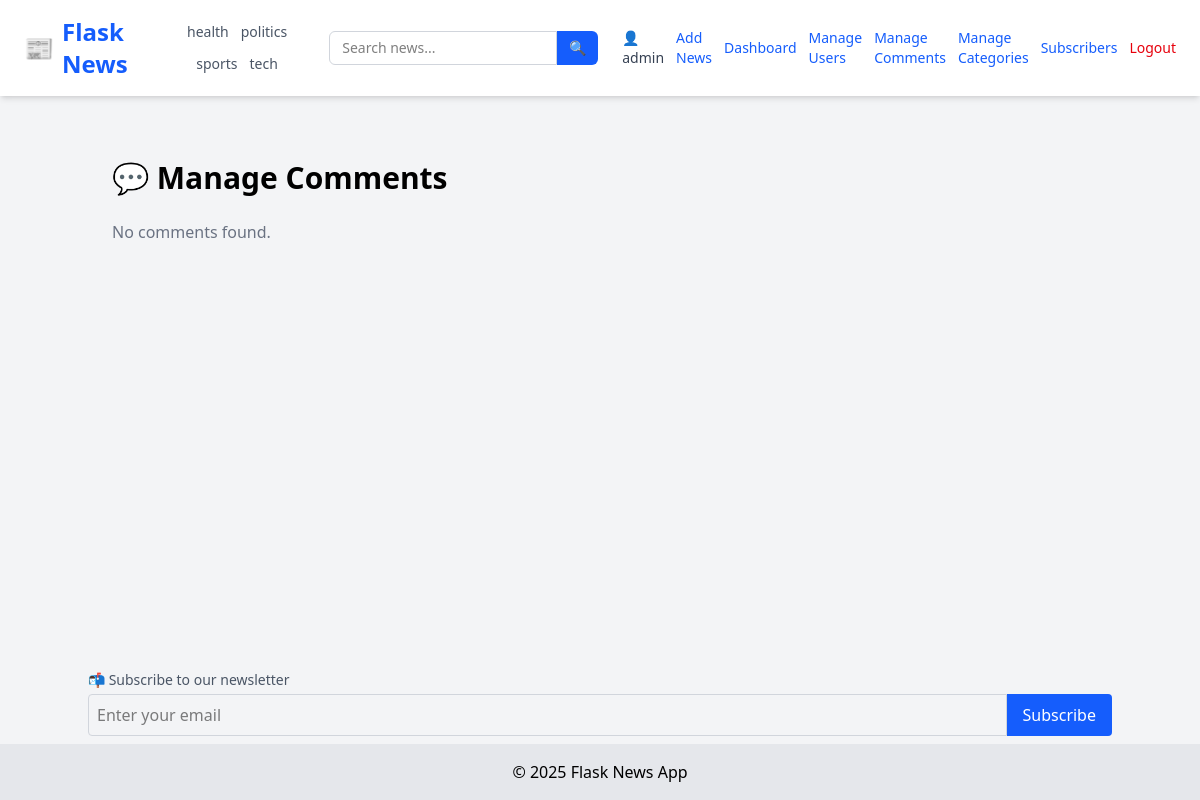
The app's page /admin/manage-comments (signed in), older data.
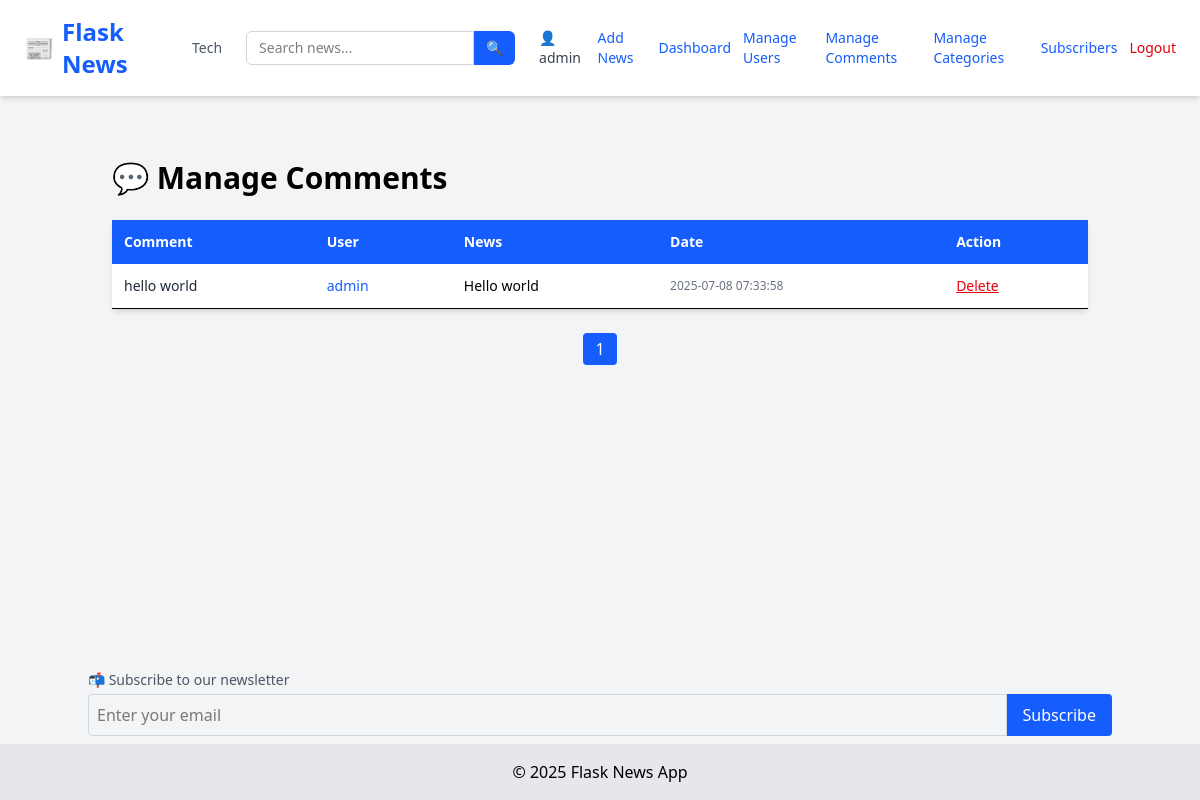
The same page, newer data.
### tables this page shows
CREATE TABLE categories (
            id INTEGER PRIMARY KEY AUTOINCREMENT,
            name TEXT UNIQUE NOT NULL
        );

CREATE TABLE comments (
            id INTEGER PRIMARY KEY AUTOINCREMENT,
            content TEXT,
            created_at TEXT,
            user_id INTEGER,
            news_id INTEGER,
            FOREIGN KEY(user_id) REFERENCES users(id),
            FOREIGN KEY(news_id) REFERENCES news(id)
        );

CREATE TABLE users (
            id INTEGER PRIMARY KEY AUTOINCREMENT,
            username TEXT NOT NULL,
            email TEXT UNIQUE NOT NULL,
            password TEXT NOT NULL,
            role TEXT DEFAULT 'user'
        );

CREATE TABLE news (
            id INTEGER PRIMARY KEY AUTOINCREMENT,
            title TEXT,
            content TEXT,
            image TEXT,
            author_id INTEGER,
            category_id INTEGER,
            view_count INTEGER DEFAULT 0,
            FOREIGN KEY(author_id) REFERENCES users(id),
            FOREIGN KEY(category_id) REFERENCES categories(id)
        );

### app/admin_routes.py (the view)
@admin.route('/admin/manage-comments')
@login_required
@admin_only
def manage_comments():
    page = int(request.args.get('page', 1))
    per_page = 10
    offset = (page - 1) * per_page
    conn = sqlite3.connect(current_app.config['DATABASE'])
    c = conn.cursor()
    c.execute("""
        SELECT comments.id, comments.content, comments.created_at, users.username, news.title
        FROM comments
        JOIN users ON comments.user_id = users.id
        JOIN news ON comments.news_id = news.id
        ORDER BY comments.created_at DESC
        LIMIT ? OFFSET ?
    """, (per_page, offset))
    comments = c.fetchall()
    c.execute("SELECT COUNT(*) FROM comments")
    total_comments = c.fetchone()[0]
    conn.close()
    total_pages = (total_comments + per_page - 1) // per_page
    return render_template(
        'admin/comments.html',
        comments=comments,
        page=page,
        total_pages=total_pages
    )

### app/__init__.py (called while the page is built)
def create_app():
    app = Flask(__name__, instance_relative_config=True)
    app.config.from_object('config.Config')
    from app.routes import main
    app.register_blueprint(main)
    from app.admin_routes import admin
    app.register_blueprint(admin)
    from app.user_routes import user
    app.register_blueprint(user)
    init_db(app)
    login_manager.init_app(app)
    @login_manager.user_loader
    def user_loader(user_id):
        return load_user(user_id)
    @app.context_processor
    def inject_now():
        return {'now': datetime.now}
    @app.context_processor
    def inject_categories():
        conn = sqlite3.connect(current_app.config['DATABASE'])
        c = conn.cursor()
        c.execute("SELECT id, name FROM categories ORDER BY name ASC")
        categories = c.fetchall()
        conn.close()
        return {'categories': categories}
    return app

### app/models.py (called while the page is built)
def load_user(user_id):
    conn = sqlite3.connect(current_app.config['DATABASE'])
    c = conn.cursor()
    c.execute("SELECT id, username,email, role FROM users WHERE id = ?", (user_id,))
    row = c.fetchone()
    conn.close()
    if row:
        return User(*row)
    return None

### app/templates/admin/comments.html (shortened to what this page needs)
{% extends "layout.html" %} {% block title %}Manage Comments{% endblock %} {%
block content %}
<div class="max-w-5xl mx-auto py-10">
  <h1 class="text-3xl font-bold mb-6">💬 Manage Comments</h1>
  {% if comments %}
  <table class="w-full bg-white shadow-md rounded text-sm text-left">
    <thead class="bg-blue-600 text-white">
      <tr>
        <th class="p-3">Comment</th>
        <th class="p-3">User</th>
        <th class="p-3">News</th>
        <th class="p-3">Date</th>
        <th class="p-3">Action</th>
      </tr>
    </thead>
    <tbody>
      {% for c in comments %}
      <tr class="border-b hover:bg-gray-50">
        <td class="p-3 text-gray-800">{{ c[1] }}</td>
        <td class="p-3 text-blue-600">{{ c[3] }}</td>
        <td class="p-3">{{ c[4] }}</td>
        <td class="p-3 text-gray-500 text-xs">{{ c[2] }}</td>
        <td class="p-3">
          <form
            method="POST"
            action="{{ url_for('admin.delete_comment', comment_id=c[0]) }}"
          >
            <button
              onclick="return confirm('Are you sure?')"
              class="text-red-600 underline text-sm"
            >
              Delete
            </button>
          </form>
        </td>
      </tr>
      {% endfor %}
    </tbody>
  </table>
  <div class="mt-6 flex justify-center space-x-2">
     {% for p in range(1, total_pages + 1) %}
    <a
      href="{{ url_for('admin.manage_comments', page=p) }}"
      class="px-3 py-1 rounded {{ 'bg-blue-600 text-white' if p == page else 'bg-gray-200 hover:bg-gray-300' }}"
    >
      {{ p }}
    </a>
    {% endfor %}
  </div>
  {% else %}
  <p class="text-gray-500">No comments found.</p>
  {% endif %}
</div>
{% endblock %}

### app/templates/layout.html (shortened to what this page needs)
<!DOCTYPE html>
<html lang="en">
  <head>
    <link
      rel="stylesheet"
      href="https://cdnjs.cloudflare.com/ajax/libs/font-awesome/4.7.0/css/font-awesome.min.css"
    />
    <script src="https://cdn.jsdelivr.net/npm/@tailwindcss/browser@4"></script>
  </head>
  <body class="bg-gray-100 min-h-screen flex flex-col">
    <nav
      class="bg-white shadow-md px-6 py-4 flex flex-wrap md:flex-nowrap justify-between items-center"
    >
      <a
        href="/"
        class="text-2xl font-extrabold text-blue-600 flex items-center gap-2"
      >
        📰 <span>Flask News</span>
      </a>
      <div
        class="flex flex-wrap justify-center gap-3 mt-4 md:mt-0 md:ml-6 text-sm text-gray-600 font-medium"
      >
        {% for cat in categories %}
        <a
          href="{{ url_for('main.filter_by_category', name=cat[1]) }}"
          class="hover:text-blue-600 transition-colors"
        >
          {{ cat[1] }}
        </a>
        {% endfor %}
      </div>
      <form
        method="GET"
        action="{{ url_for('main.search') }}"
        class="flex mt-4 md:mt-0 md:ml-6"
      >
        <input
          type="text"
          name="q"
          placeholder="Search news..."
          required
          class="px-3 py-1.5 border rounded-l-md border-gray-300 focus:outline-none focus:ring focus:border-blue-500 text-sm"
        />
        <button
          type="submit"
          class="px-3 py-1.5 bg-blue-600 text-white rounded-r-md text-sm hover:bg-blue-700 transition-colors"
        >
          🔍
        </button>
      </form>
      <div class="flex items-center gap-3 mt-4 md:mt-0 md:ml-6 text-sm">
        {% if current_user.is_authenticated %}
        <a href="{{ url_for('user.user_profile', email=current_user.email) }}"
          ><span class="text-gray-700">👤 {{ current_user.username }}</span></a
        >
        {% if current_user.role == 'admin' %}
        <a href="/add" class="text-blue-600 hover:underline">Add News</a>
        <a
          href="{{url_for('admin.dashboard')}}"
          class="text-blue-600 hover:underline"
          >Dashboard</a
        >
        <a
          href="{{ url_for('admin.manage_users') }}"
          class="text-blue-600 hover:underline"
          >Manage Users</a
        >
        <a
          href="{{ url_for('admin.manage_comments') }}"
          class="text-blue-600 hover:underline"
        >
          Manage Comments</a
        >
        <a
          href="{{ url_for('admin.manage_categories') }}"
          class="text-blue-600 hover:underline"
        >
          Manage Categories</a
        >
        <a
          href="{{ url_for('admin.view_subscribers') }}"
          class="text-blue-600 hover:underline"
          >Subscribers</a
        >
        {% endif %}
        <a href="/logout" class="text-red-600 hover:underline">Logout</a>
        {% else %}
        <a href="/login" class="text-blue-600 hover:underline">Login</a>
        <a href="/register" class="text-blue-600 hover:underline">Register</a>
        {% endif %}
      </div>
    </nav>
    <main class="flex-grow container mx-auto p-6">
       {% block content %}{% endblock %}
    </main>
    <div class="container mx-auto mb-2">
      <form action="{{ url_for('user.subscribe') }}" method="POST" class="mt-4">
        <label class="block text-sm text-gray-600 mb-1"
          >📬 Subscribe to our newsletter</label
        >
        <div class="flex">
          <input
            type="email"
            name="email"
            required
            placeholder="Enter your email"
            class="w-full p-2 rounded-l border border-gray-300"
          />
          <button type="submit" class="bg-blue-600 text-white px-4 rounded-r">
            Subscribe
          </button>
        </div>
      </form>
    </div>
    <footer class="bg-gray-200 text-center py-4">
      &copy; {{ now().year }} Flask News App
    </footer>
  </body>
</html>

Row changes from the older to the newer data that the page shows:
removed categories: name "health"
removed categories: name "politics"
removed categories: name "sports"
removed categories: name "tech"
added categories: name "Tech"
now on this page (row edited): comments: content "hello world", username "admin", title "Hello world", created_at "2025-07-08 07:33:58"
Text that changed along with them:
text no longer shown: "No comments found."
text now shown: "Comment User News Date Action"
new list line: "1"
